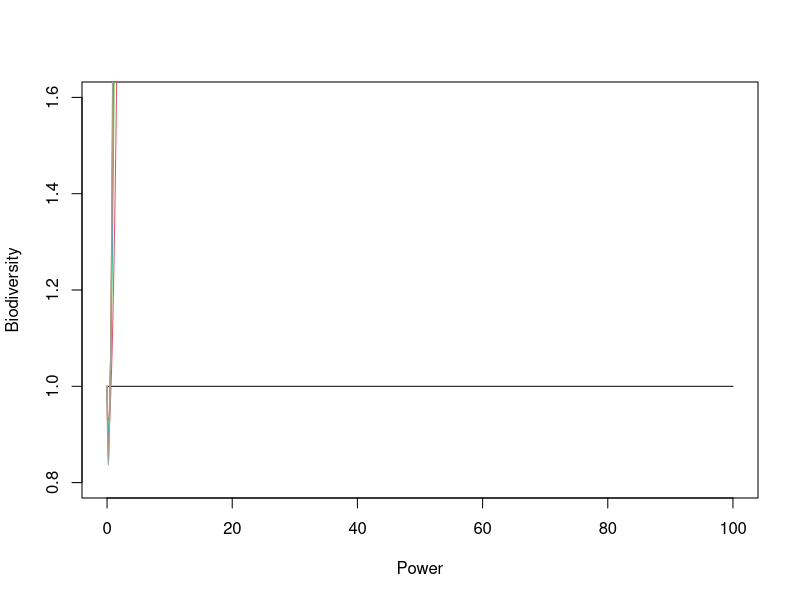
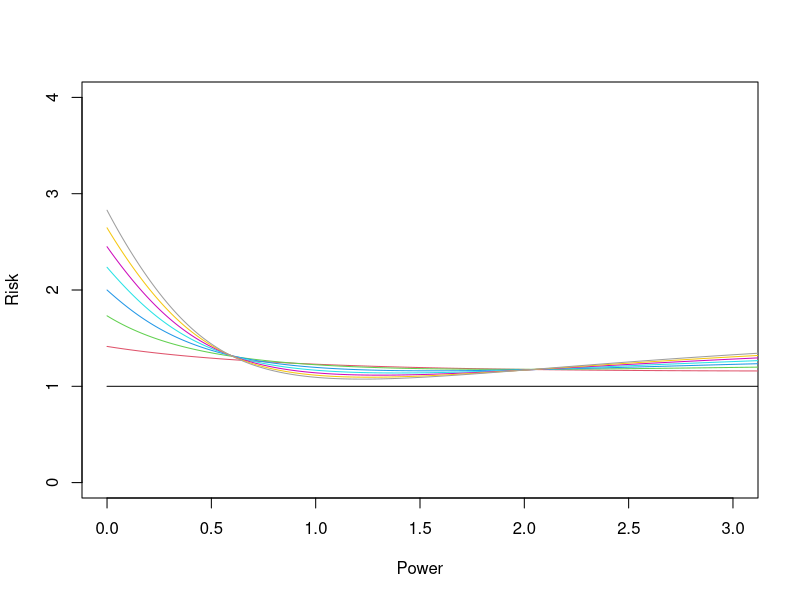

Reproduce these figures in R, in order. (Note: this script raises an error after producing the figures.)
k <- seq(0, 2, by=0.001)
m <- 2

# This computes the biodiversity ratio of m versus 1 fragments of the same shape
# if area of the m fragments is such that the total risk is the same in both cases,
# where the dilution effect is d
biod <- function(z, m, d=1) {
  # log(m ^ (z*(z*d - 1/2) / (z*d + 1/2)) * (1 - (1 - 1/m^z)^m))
  
  # question: Can we expand (1 - (1-1/m^z)^m) for large z and show some sort of decay?
  # e.g. for m=1 it's just 1
  #      for m=2 it's 1-(1 - 1/2^z)^2 = 1 - (1 - 2/(2^z) + 1/(2^z^2))
  #                                   = 2/2^z - 1/4^z -> 0 as z -> inf with rate similar to e^x ??
  #                                   = 1/2^z * (2 - 1/2^z)
  # then we also have                2^z / 2^(1/(z + 1/2))
  logb = (z*(z*d - 1/2) / (z*d + 1/2)) * log(m) + log(1 - ((m^z - 1)/m^(z*m))^m)
  exp(logb)
  #  m ^ (z*(z*d - 1/2) / (z*d + 1/2)) * (1 - (1 - 1/m^z)^m)
}

#
# 1. Plot of perimeter vs solidity for deBroglie with differing number of petals
# 2. Plot of dilution effect - split the colours up.
# 3. deBroglie cirles plots (i.e. what they look like)
# 4. Read + critique manuscript
# 5. Play with the maths???
# 
# This computes the risk ratio of m versus 1 fragments of the same shape
# if area of the m fragments is such that the total biodiversity is the same in both cases,
# where the dilution effect is d
risk <- function(z, m, d=1) {
  1 / (m ^ (z*d - 1/2) * (1 - (1 - 1/m^z)^m)^((z*d+1/2)/z))
}

plot(NULL, xlim=c(0,100), ylim=c(0.8,1.6), xlab="Power", ylab="Biodiversity")
for (i in 1:8) {
  plot(function(x) { biod(x, i)}, xlim=c(0, 100), col=i, add=TRUE, n=1000)
}

plot(NULL, xlim=c(0,3), ylim=c(0,4), xlab="Power", ylab="Risk")
for (i in 1:8) {
  plot(function(x) { risk(x, i, 0.7)}, xlim=c(0, 4), col=i, add=TRUE, n=1000)
}

# alternate computation for total biodiversity
area <- c(1,1,1)/3
power <- 0.5

total_area = sum(area)
prop_area = area / total_area
prop_biod = prop_area^power
prop_outside_biod = 1 - prop_biod
prop_outside_all  = prod(prop_outside_biod)
prop_union_biod   = 1 - prop_outside_all
total_biod = total_area^power
total_union = total_biod * prop_union_biod
total_union

# In the special case of power=0.5, the above is same as:
biod(0.5, 3)

# the biod function otherwise uses different areas in the m versus 1 case so that risk is balanced.

# now, for risk, we'll need to take area/k to the power z then multiply by perimeter and add?
3 * ((1/3)^power * sqrt(1/3))
(risk(0.5,3)/3)

1 - (1 - (1/m)^z)^m

find_power <- function(m, d) {
  lwr = risk(0.01,m,d)-1
  upr = risk(2,m,d)-1
  if (lwr*upr > 0) {
    return(NA);
  }
  uniroot(function(x, m, d) { risk(x,m,d)-1 }, interval=c(0,2), m=m, d=d)$root
}

balance <- expand.grid(fragments = 2:10, dilute = seq(0.7,2, by=0.05))
balance$power <- apply(balance, 1, function(x) { find_power(x[1], x[2]) })


##### Some later figure: Dilution effect stuff here
plot(NULL, xlim=c(2,10), ylim=c(0,3), xlab="Fragments", ylab="power (z)")
lapply(seq_along(unique(balance$dilute)), function(x) { lines(power ~ fragments, data=subset(balance, dilute==unique(balance$dilute)[x]), col=grey(x/110)) })
lines(power ~ fragments, data=subset(balance, dilute==1), col='red', lwd=2)

library(ggplot2)
ggplot(balance, aes(fragments, power)) + geom_line(aes(group=dilute, col=dilute))
#####

ggsave('power_vs_fragments_diluted.png')
plot(NULL, xlim=c(0,4), ylim=c(0,3), xlab="Power", ylab="Risk")
for (i in 1:8) {
  plot(function(x) { risk(x, i)}, xlim=c(0, 4), col=i, add=TRUE, n=1000)
}
legend('topright', paste(1:8, "fragments"), fill=1:8)

#' Test out some de Broglie plots
#'
#' TODO:
#'   1. Change amplitude for a given k and then adjust such that area is preserved.
#'   2. Compute solidity (area to minimal circle area outside) and core (maximal circle area inside to full area?)
#'   3. Plot for various k and amplitudes, keeping area fixed (r will change)
#'   4. Compute perimeters for each one as well via numeric integration (already have this below!)
#'   
R = 1
a = 0.2
k = 10

theta = seq(0, 2*pi, length.out=1000)
r = R - a*sin(k*theta)

plot(r*cos(theta), r*sin(theta), type="l")

#' Montecarlo estimate of area.
#' Sample randomly R*sqrt(runif())

n = 10000
theta_hat = runif(n)*2*pi
r_hat = R*(1+a) * sqrt(runif(n))

sum(r_hat < R - R*a*sin(k*theta_hat))/n

area_debrolie = pi*R^2*(1 + a^2/2)
area_circle  = pi*R^2*(1+a)^2
area_debrolie/area_circle

# compute perimeter of radius R, amplitude a, petals k
arc_len <- function(R, a, k) {
  arclen_f <- function(theta, R, a, k) {
    r = R*(1 - a*sin(k*theta))
    dr = -R*a*k*cos(k*theta)
    sqrt(r^2 + dr^2)
  }
  alen <- numeric(length(R))
  if (length(a) == 1 && length(R) > 1)
    a = rep(a, length(R))
  for (i in seq_along(R))
    alen[i] = integrate(arclen_f, 0, 2*pi, subdivisions=1000,R=R[i], a=a[i], k=k)$value
  alen
}

# Amplitude should be between 0..1
# Area should be 1 (it's scale-independent, dummy)
debroglie <- function(petals, amplitude) {
  # 1. figure out the radius from the area, petals + amplitude
  #   area = pi*R^2*(1 + amplitude^2/2)
  R = 1/sqrt(1 + amplitude^2/2)
  # 2. figure out solidity + core ratio things
  solidity = (pi*1^2) / (pi*R^2*(1+amplitude)^2)
  core     = (pi*R^2*(1-amplitude)^2) / (pi*1^2)
  # 3. computer perimeter
  perimeter = arc_len(R, amplitude, petals)
  return(list(R=R, s=solidity, c=core, p=perimeter, k=petals))
}

a = seq(0,1, by=0.01)
out <- lapply(1:12, function(x) { as.data.frame(debroglie(x, a)) })
out <- do.call(rbind, out)
out$k <- factor(out$k)

library(lattice)
pdf("solidity_vs_core.pdf")
xyplot(s ~ c | k, data=out, type="l", xlab="core ratio", ylab="solidity ratio", main="Solidity ratio vs Core ratio")
xyplot(p ~ s | k, data=out, type="l", xlab="solidity ratio", ylab="perimeter", main="Perimeter vs Solidity ratio")
xyplot(p ~ c | k, data=out, type="l", xlab="core ratio", ylab="perimeter", main="Perimeter vs Core ratio")
dev.off()

out <- as.data.frame(debroglie(5, a))
tapply()
plot(s ~ c, data=out, col = k, type="l")

out <- as.data.frame(debroglie(10, a))

plot(p ~ s, data=out, type="l")

plot(r_hat*cos(theta_hat), r_hat*sin(theta_hat), pch='.', col=ifelse(r_hat < R* - R*a*sin(k*theta_hat), "red", "blue"))


plot(function(x) { ans = numeric(length(x)); for (i in seq_along(x)) ans[i] = arc_len(1, x[i], 5); ans }, xlim=c(0,1))
plot(function(x) { ans = numeric(length(x)); for (i in seq_along(x)) ans[i] = arc_len(1, x[i], 10); ans }, xlim=c(0,1), add=TRUE)

risk_petal <- function(z, m, a, k) {
  # start by balancing the biodiversity
  # Bm = (m*pi*rm^2*(1+a^2/2))^z * (1 - (1 - 1/m^z)^m)
  # B1 = (pi*r1^2*(1+a^2/2))^z
  # Bm = B1 -> m^z rm^(2z) (1 - (1 - 1/m^z)^m) = r1^(2z) ->
  r1 = 1
  rm = r1/(sqrt(m) * (1 - (1 - 1/m^z)^m)^(1/(2*z)))
  
  # risk...
  Rm = m * (pi*rm^2*(1+a^2/2))^z * arc_len(rm, a, k)
  R1 = (pi*r1^2*(1+a^2/2))^z * arc_len(r1, a, k)
  Rm / R1
}

solidity <- function(a) {
  (1 + a^2/2) / (1 + a)^2
}

pdf("z.pdf", width=12, height=12)
par(mfrow=c(3,3))
for (num_clusters in 1:9) {
  grid = expand.grid(amplitude=seq(0,1,by=0.01), complexity=0:10, z=NA)
  for (i in 1:nrow(grid)) {
    grid$z[i] = uniroot(function(x) { risk_petal(x, num_clusters, grid$amplitude[i], grid$complexity[i]) - 1 }, c(0.5, 10))$root
    if (i %% 100 == 0)
      cat("Up to", i, "of", nrow(grid), "\n")
  }
  image(seq(0,1,by=0.01), 0:10, matrix(grid$z, 101, 11), zlim=c(0.5, 10), xlab="Amplitude", ylab="Complexity (nodes)", main=paste(num_clusters, "clusters"))
}
dev.off()

pdf("risk.pdf", width=8, height=6)
plot(NULL, xlim=c(0,4), ylim=c(0,3), xlab="Power", ylab="Risk")
for (i in 1:8) {
  plot(function(x) { risk_petal(x, i, 0.8, 5)}, xlim=c(0, 4), col=i, add=TRUE, n=1000)
}
legend('topright', paste(1:8, "fragments"), fill=1:8)
dev.off()
